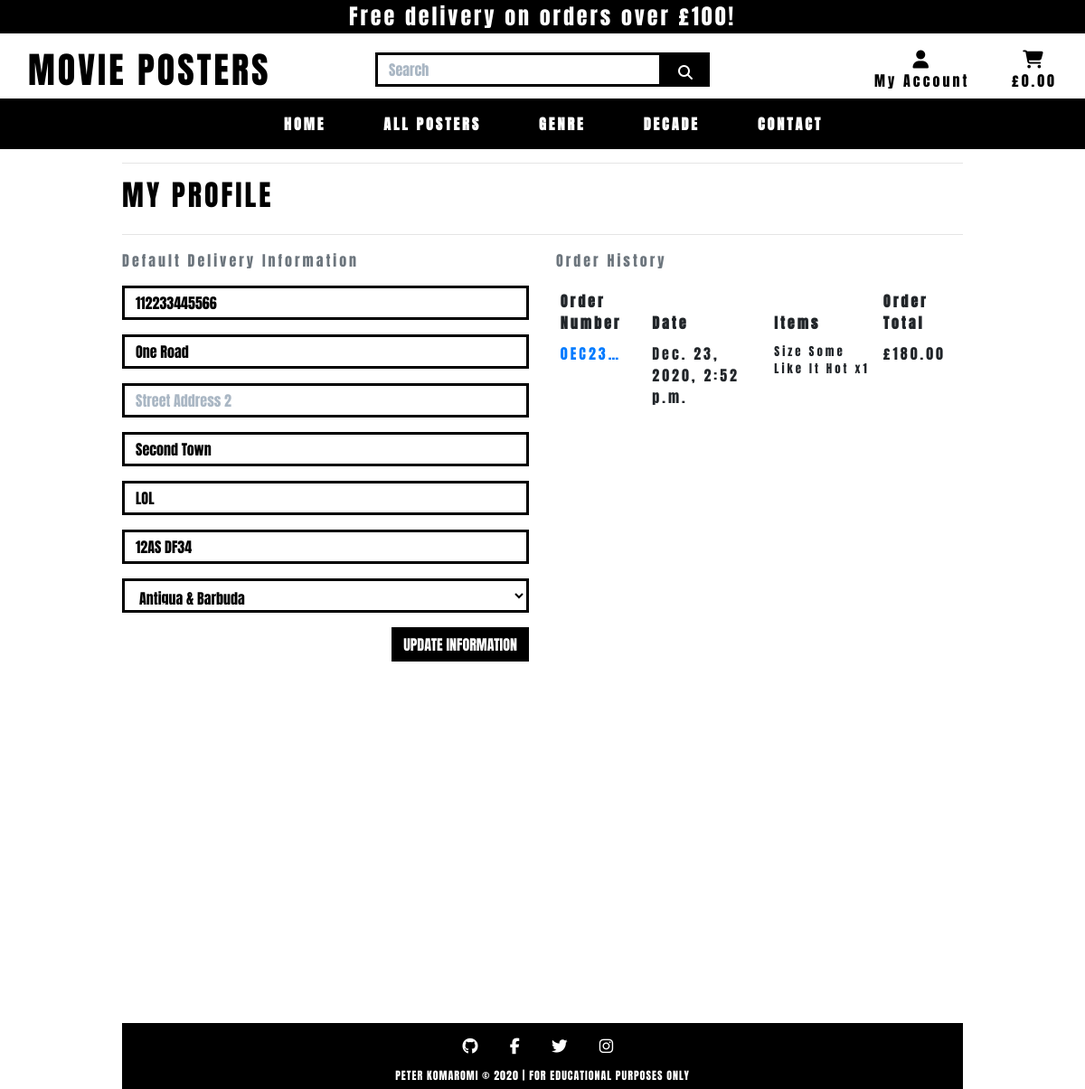
Screenshot of /profile/ (signed in) with the database file from the repository.
### profiles/models.py (models this page shows, shortened)
class UserProfile(models.Model):
    user = models.OneToOneField(User, on_delete=models.CASCADE)
    default_phone_number = models.CharField(max_length=20, null=True, blank=True)
    default_street_address1 = models.CharField(max_length=80, null=True, blank=True)
    default_street_address2 = models.CharField(max_length=80, null=True, blank=True)
    default_town_or_city = models.CharField(max_length=40, null=True, blank=True)
    default_county = models.CharField(max_length=80, null=True, blank=True)
    default_postcode = models.CharField(max_length=20, null=True, blank=True)
    default_country = CountryField(blank_label='Country', null=True, blank=True)

### checkout/models.py (models this page shows, shortened)
class Order(models.Model):
    order_number = models.CharField(max_length=32, null=False, editable=False)
    user_profile = models.ForeignKey(UserProfile, on_delete=models.SET_NULL,
                                     null=True, blank=True, related_name='orders')
    full_name = models.CharField(max_length=50, null=False, blank=False)
    email = models.EmailField(max_length=254, null=False, blank=False)
    phone_number = models.CharField(max_length=20, null=False, blank=False)
    country = CountryField(blank_label='Country *', null=False, blank=False)
    postcode = models.CharField(max_length=20, null=True, blank=True)
    town_or_city = models.CharField(max_length=40, null=False, blank=False)
    street_address1 = models.CharField(max_length=80, null=False, blank=False)
    street_address2 = models.CharField(max_length=80, null=True, blank=True)
    county = models.CharField(max_length=80, null=True, blank=True)
    date = models.DateTimeField(auto_now_add=True)
    delivery_cost = models.DecimalField(max_digits=6, decimal_places=2, null=False, default=0)
    order_total = models.DecimalField(max_digits=10, decimal_places=2, null=False, default=0)
    grand_total = models.DecimalField(max_digits=10, decimal_places=2, null=False, default=0)
    original_bag = models.TextField(null=False, blank=False, default='')
    stripe_pid = models.CharField(max_length=254, null=False, blank=False, default='')

class OrderLineItem(models.Model):
    order = models.ForeignKey(Order, null=False, blank=False, on_delete=models.CASCADE, related_name='lineitems')
    product = models.ForeignKey(Product, null=False, blank=False, on_delete=models.CASCADE)
    product_size = models.CharField(max_length=8, null=True, blank=True) # Poster sizes
    quantity = models.IntegerField(null=False, blank=False, default=0)
    lineitem_total = models.DecimalField(max_digits=6, decimal_places=2, null=False, blank=False, editable=False)

### products/models.py (models this page shows, shortened)
class Product(models.Model):
    category = models.ForeignKey('Category', null=True, blank=True, on_delete=models.SET_NULL)
    sku = models.CharField(max_length=254, null=True, blank=True)
    name = models.CharField(max_length=254)
    description = models.TextField()
    year = models.IntegerField(default=2020)
    has_sizes = models.BooleanField(default=True, null=True, blank=True)
    price = models.DecimalField(max_digits=7, decimal_places=2)
    image_url = models.URLField(max_length=1024, null=True, blank=True)
    image = models.ImageField(null=True, blank=True)

### profiles/views.py (the view)
# urls.py: path('profile/', include('profiles.urls')),
@login_required
def profile(request):
    profile = get_object_or_404(UserProfile, user=request.user)
    if request.method == 'POST':
        form = UserProfileForm(request.POST, instance=profile)
        if form.is_valid():
            form.save()
            messages.success(request, 'Profile updated')
    else:
        form = UserProfileForm(instance=profile)
    orders = profile.orders.all()
    template = 'profiles/profile.html'
    context = {
        'form': form,
        'orders': orders,
        'on_profile_page': True
    }
    return render(request, template, context)

### profiles/forms.py
class UserProfileForm(forms.ModelForm):
    class Meta:
        model = UserProfile
        exclude = ('user',)
    def __init__(self, *args, **kwargs):
        super().__init__(*args, **kwargs)
        placeholders = {
            'default_phone_number': 'Phone Number',
            'default_postcode': 'Postal Code',
            'default_town_or_city': 'Town or City',
            'default_street_address1': 'Street Address 1',
            'default_street_address2': 'Street Address 2',
            'default_county': 'County, State or Locality',
        }
        self.fields['default_phone_number'].widget.attrs['autofocus'] = True
        for field in self.fields:
            if field != 'default_country':
                if self.fields[field].required:
                    placeholder = f'{placeholders[field]} *'
                else:
                    placeholder = placeholders[field]
                self.fields[field].widget.attrs['placeholder'] = placeholder
            self.fields[field].widget.attrs['class'] = 'border-black rounded-0 profile-form-input'
            self.fields[field].label = False

### profiles/templates/profiles/profile.html (shortened to what this page needs)
{% extends "base.html" %}
{% load static %}
{% block extra_css %}
    <link rel="stylesheet" href="{% static 'profiles/css/profile.css' %}">
{% endblock %}
{% block page_header %}
    <div class="container header-container">
    </div>
{% endblock %}
{% block content %}
    <div class="overlay"></div>
    <div class="container">
        <div class="row">
            <div class="col">
                <hr>
                <h2 class="logo-font mb-4">My Profile</h2>
                <hr>
            </div>
        </div>
        <div class="row">
            <div class="col-12 col-lg-6">
                <p class="text-muted">Default Delivery Information</p>
                <form class="mt-3" action="{% url 'profile' %}" method="POST" id="profile-update-form">
                    {{ form|crispy }}
                    <button class="btn btn-black rounded-0 text-uppercase float-right">Update Information</button>
                </form>
            </div>
            <div class="col-12 col-lg-6">
                <p class="text-muted">Order History</p>
                <div class="order-history table-responsive">
                    <table class="table table-sm table-borderless">
                        <thead>
                            <tr>
                                <th>Order Number</th>
                                <th>Date</th>
                                <th>Items</th>
                                <th>Order Total</th>
                            </tr>
                        </thead>
                        <tbody>
                            {% for order in orders %}
                                <tr>
                                    <td>
                                        <a href="{% url 'order_history' order.order_number %}"
                                        title="{{ order.order_number }}">
                                            {{ order.order_number|truncatechars:6 }}
                                        </a>
                                    </td>
                                    <td>{{ order.date }}</td>
                                    <td>
                                        <ul class="list-unstyled">
                                            {% for item in order.lineitems.all %}
                                                <li class="small">
                                                    {% if item.product.has_sizes %}
                                                        Size {{ item.product.size|upper }}
                                                    {% endif %}{{ item.product.name }} x{{ item.quantity }}
                                                </li>
                                            {% endfor %}
                                        </ul>
                                    </td>
                                    <td>£{{ order.grand_total }}</td>
                                </tr>
                            {% endfor %}
                        </tbody>
                    </table>
                </div>
            </div>
        </div>
{% endblock %}

### static/css/base.css (style rules this page uses)
html { height: 100%; }
body { background: url('/media/homepage_background.jpg') no-repeat center center fixed; background-size: cover; height: calc(100vh - 164px); color: #000; font-family: 'Anton'; letter-spacing: 3px; margin: 0; }
.logo-font { text-transform: uppercase; }
.btn-black { background: black; color: white; }
.border-black { border: 3px solid black !important; }
.overlay { height: 100%; width: 100%; top: 0; left: 0; position: fixed; background: white; z-index: -1; }
@media (min-width: 1200px) { .container { max-width: 80%; } }
@media (min-width: 992px) { .header-container { padding-top: 164px; } }

### profiles/static/profiles/css/profile.css (style rules this page uses)
.order-history { max-height: 416px; overflow-y: auto; }
#profile-update-form .form-control { color: #000; }
#profile-update-form input::placeholder { color: #aab7c4; }
#id_default_country, #id_default_country option:not(:first-child) { color: #000; }

### rows the page displays
UserProfile: default_phone_number "112233445566", default_street_address1 "One Road", default_town_or_city "Second Town", default_county "LOL", default_postcode "12AS DF34", default_country "Antigua & Barbuda"
Order: order_number "0EC23…", date "Dec. 23, 2020, 2:52 p.m.", grand_total "180.00"
OrderLineItem: product.name "Some Like It Hot", quantity "1"

### other values shown
{{ free_delivery_threshold }} "100"
